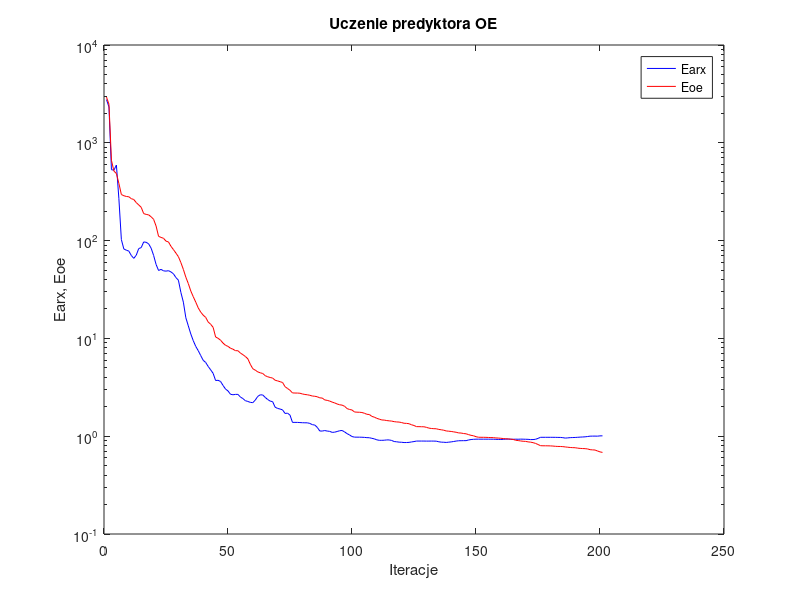
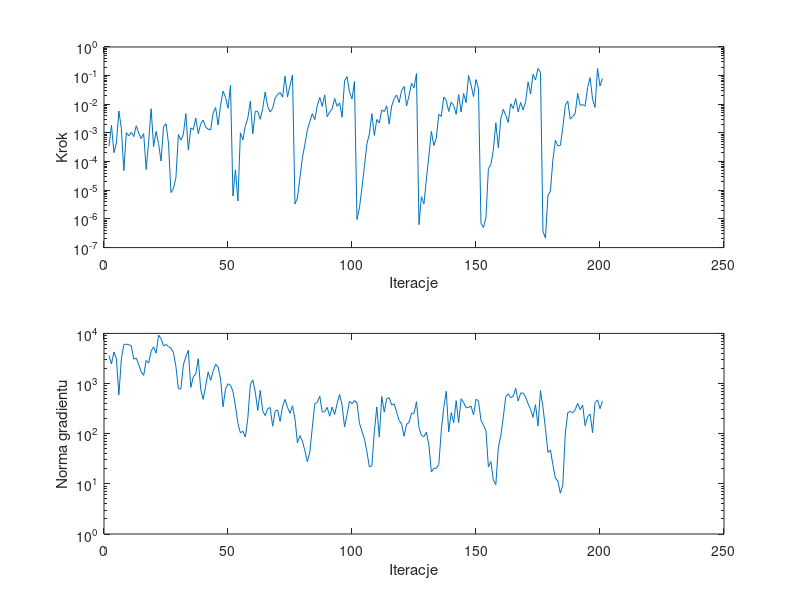

Source code (MATLAB) for these figures, in order:
%uczenie predyktora oe
clear all;
n=0; farx(n+1)=2.767459e+003; foe(n+1)=2.936085e+003; wspucz(n+1)=0.000000e+000; ng(n+1)=0.000000e+000;
%odnowa zmiennej metryki
n=1; farx(n+1)=2.323360e+003; foe(n+1)=2.480825e+003; krok(n+1)=3.473499e-004; ng(n+1)=3.625533e+003;
n=2; farx(n+1)=5.311806e+002; foe(n+1)=6.622408e+002; krok(n+1)=1.857915e-003; ng(n+1)=2.467828e+003;
n=3; farx(n+1)=5.247671e+002; foe(n+1)=5.136307e+002; krok(n+1)=2.044712e-004; ng(n+1)=4.275007e+003;
n=4; farx(n+1)=5.921506e+002; foe(n+1)=4.851967e+002; krok(n+1)=4.430569e-004; ng(n+1)=3.097243e+003;
n=5; farx(n+1)=2.683275e+002; foe(n+1)=3.845136e+002; krok(n+1)=5.829556e-003; ng(n+1)=5.948774e+002;
n=6; farx(n+1)=1.024988e+002; foe(n+1)=2.960364e+002; krok(n+1)=1.427772e-003; ng(n+1)=3.121447e+003;
n=7; farx(n+1)=8.208257e+001; foe(n+1)=2.876592e+002; krok(n+1)=4.856864e-005; ng(n+1)=6.000555e+003;
n=8; farx(n+1)=7.983960e+001; foe(n+1)=2.826892e+002; krok(n+1)=1.028111e-003; ng(n+1)=6.096428e+003;
n=9; farx(n+1)=7.810085e+001; foe(n+1)=2.807687e+002; krok(n+1)=7.937301e-004; ng(n+1)=5.946980e+003;
n=10; farx(n+1)=7.054609e+001; foe(n+1)=2.684763e+002; krok(n+1)=1.055436e-003; ng(n+1)=5.612835e+003;
n=11; farx(n+1)=6.582895e+001; foe(n+1)=2.631233e+002; krok(n+1)=7.477779e-004; ng(n+1)=3.055215e+003;
n=12; farx(n+1)=7.085793e+001; foe(n+1)=2.448857e+002; krok(n+1)=1.772228e-003; ng(n+1)=3.237135e+003;
n=13; farx(n+1)=8.293860e+001; foe(n+1)=2.315120e+002; krok(n+1)=9.776891e-004; ng(n+1)=2.404322e+003;
n=14; farx(n+1)=8.474955e+001; foe(n+1)=2.190614e+002; krok(n+1)=6.384605e-004; ng(n+1)=1.702778e+003;
n=15; farx(n+1)=9.688472e+001; foe(n+1)=1.888057e+002; krok(n+1)=9.497806e-004; ng(n+1)=1.455433e+003;
n=16; farx(n+1)=9.610502e+001; foe(n+1)=1.853590e+002; krok(n+1)=5.285018e-005; ng(n+1)=2.898552e+003;
n=17; farx(n+1)=9.269466e+001; foe(n+1)=1.832667e+002; krok(n+1)=4.895958e-004; ng(n+1)=2.556581e+003;
n=18; farx(n+1)=8.367908e+001; foe(n+1)=1.751923e+002; krok(n+1)=7.032104e-003; ng(n+1)=4.411454e+003;
n=19; farx(n+1)=7.061929e+001; foe(n+1)=1.650671e+002; krok(n+1)=3.325065e-004; ng(n+1)=5.370255e+003;
n=20; farx(n+1)=5.705579e+001; foe(n+1)=1.408833e+002; krok(n+1)=1.134788e-003; ng(n+1)=4.034992e+003;
n=21; farx(n+1)=4.949835e+001; foe(n+1)=1.105456e+002; krok(n+1)=4.228014e-004; ng(n+1)=9.266502e+003;
n=22; farx(n+1)=5.079469e+001; foe(n+1)=1.078047e+002; krok(n+1)=1.042068e-004; ng(n+1)=7.844060e+003;
n=23; farx(n+1)=4.908764e+001; foe(n+1)=1.056038e+002; krok(n+1)=1.636281e-003; ng(n+1)=5.605433e+003;
n=24; farx(n+1)=4.872617e+001; foe(n+1)=9.873237e+001; krok(n+1)=2.095809e-003; ng(n+1)=6.019803e+003;
n=25; farx(n+1)=4.926007e+001; foe(n+1)=9.692128e+001; krok(n+1)=4.449379e-004; ng(n+1)=5.420393e+003;
%odnowa zmiennej metryki
n=26; farx(n+1)=4.781635e+001; foe(n+1)=8.738460e+001; krok(n+1)=8.316918e-006; ng(n+1)=5.076498e+003;
n=27; farx(n+1)=4.578153e+001; foe(n+1)=8.093633e+001; krok(n+1)=1.153689e-005; ng(n+1)=4.125324e+003;
n=28; farx(n+1)=4.188092e+001; foe(n+1)=7.451137e+001; krok(n+1)=2.780862e-005; ng(n+1)=2.178281e+003;
n=29; farx(n+1)=3.937879e+001; foe(n+1)=6.852073e+001; krok(n+1)=8.861138e-004; ng(n+1)=7.848769e+002;
n=30; farx(n+1)=2.952205e+001; foe(n+1)=5.955650e+001; krok(n+1)=5.676782e-004; ng(n+1)=7.755848e+002;
n=31; farx(n+1)=2.347528e+001; foe(n+1)=5.075302e+001; krok(n+1)=8.989595e-004; ng(n+1)=2.343039e+003;
n=32; farx(n+1)=1.625483e+001; foe(n+1)=4.223153e+001; krok(n+1)=4.723705e-003; ng(n+1)=3.416844e+003;
n=33; farx(n+1)=1.342288e+001; foe(n+1)=3.634395e+001; krok(n+1)=2.516773e-004; ng(n+1)=4.593217e+003;
n=34; farx(n+1)=1.109425e+001; foe(n+1)=3.050326e+001; krok(n+1)=1.499941e-003; ng(n+1)=8.356352e+002;
n=35; farx(n+1)=9.469370e+000; foe(n+1)=2.667262e+001; krok(n+1)=1.301857e-003; ng(n+1)=1.365930e+003;
n=36; farx(n+1)=8.278946e+000; foe(n+1)=2.346652e+001; krok(n+1)=3.303815e-003; ng(n+1)=1.554991e+003;
n=37; farx(n+1)=7.490882e+000; foe(n+1)=2.050907e+001; krok(n+1)=9.511937e-004; ng(n+1)=3.120236e+003;
n=38; farx(n+1)=6.673415e+000; foe(n+1)=1.857221e+001; krok(n+1)=2.075244e-003; ng(n+1)=7.647179e+002;
n=39; farx(n+1)=5.969192e+000; foe(n+1)=1.728548e+001; krok(n+1)=2.827499e-003; ng(n+1)=4.837152e+002;
n=40; farx(n+1)=5.677623e+000; foe(n+1)=1.640379e+001; krok(n+1)=1.581052e-003; ng(n+1)=8.870536e+002;
n=41; farx(n+1)=5.170309e+000; foe(n+1)=1.472043e+001; krok(n+1)=1.371344e-003; ng(n+1)=1.713465e+003;
n=42; farx(n+1)=4.774577e+000; foe(n+1)=1.395634e+001; krok(n+1)=1.265711e-003; ng(n+1)=1.160738e+003;
n=43; farx(n+1)=4.393616e+000; foe(n+1)=1.297276e+001; krok(n+1)=4.960560e-003; ng(n+1)=1.757773e+003;
n=44; farx(n+1)=3.711378e+000; foe(n+1)=1.034372e+001; krok(n+1)=7.737158e-003; ng(n+1)=2.415797e+003;
n=45; farx(n+1)=3.729151e+000; foe(n+1)=1.002473e+001; krok(n+1)=1.896397e-003; ng(n+1)=2.154074e+003;
n=46; farx(n+1)=3.626766e+000; foe(n+1)=9.585789e+000; krok(n+1)=9.150227e-003; ng(n+1)=1.231534e+003;
n=47; farx(n+1)=3.303242e+000; foe(n+1)=8.952530e+000; krok(n+1)=2.876644e-002; ng(n+1)=3.440394e+002;
n=48; farx(n+1)=3.034255e+000; foe(n+1)=8.502148e+000; krok(n+1)=1.750226e-002; ng(n+1)=7.846126e+002;
n=49; farx(n+1)=2.901636e+000; foe(n+1)=8.289363e+000; krok(n+1)=7.251821e-003; ng(n+1)=9.880921e+002;
n=50; farx(n+1)=2.684193e+000; foe(n+1)=7.932027e+000; krok(n+1)=4.568872e-002; ng(n+1)=9.330582e+002;
%odnowa zmiennej metryki
n=51; farx(n+1)=2.651700e+000; foe(n+1)=7.758957e+000; krok(n+1)=6.300294e-006; ng(n+1)=6.903295e+002;
n=52; farx(n+1)=2.676401e+000; foe(n+1)=7.490019e+000; krok(n+1)=5.162212e-005; ng(n+1)=3.562751e+002;
n=53; farx(n+1)=2.675936e+000; foe(n+1)=7.483746e+000; krok(n+1)=4.250599e-006; ng(n+1)=1.608349e+002;
n=54; farx(n+1)=2.515719e+000; foe(n+1)=7.082114e+000; krok(n+1)=1.013887e-003; ng(n+1)=1.036928e+002;
n=55; farx(n+1)=2.425292e+000; foe(n+1)=6.818262e+000; krok(n+1)=5.683150e-004; ng(n+1)=1.121149e+002;
n=56; farx(n+1)=2.307437e+000; foe(n+1)=6.531220e+000; krok(n+1)=1.790661e-003; ng(n+1)=8.555551e+001;
n=57; farx(n+1)=2.266071e+000; foe(n+1)=6.183283e+000; krok(n+1)=3.303815e-003; ng(n+1)=2.067730e+002;
n=58; farx(n+1)=2.218636e+000; foe(n+1)=5.436710e+000; krok(n+1)=1.282772e-002; ng(n+1)=9.468461e+002;
n=59; farx(n+1)=2.202622e+000; foe(n+1)=4.894388e+000; krok(n+1)=9.378752e-004; ng(n+1)=1.183273e+003;
n=60; farx(n+1)=2.341788e+000; foe(n+1)=4.736266e+000; krok(n+1)=5.711898e-003; ng(n+1)=6.766165e+002;
n=61; farx(n+1)=2.553777e+000; foe(n+1)=4.545712e+000; krok(n+1)=5.608324e-003; ng(n+1)=2.903918e+002;
n=62; farx(n+1)=2.648888e+000; foe(n+1)=4.448999e+000; krok(n+1)=2.999882e-003; ng(n+1)=7.322068e+002;
n=63; farx(n+1)=2.641770e+000; foe(n+1)=4.378618e+000; krok(n+1)=7.164989e-003; ng(n+1)=2.839739e+002;
n=64; farx(n+1)=2.492942e+000; foe(n+1)=4.158880e+000; krok(n+1)=2.702970e-002; ng(n+1)=2.297117e+002;
n=65; farx(n+1)=2.373331e+000; foe(n+1)=4.053598e+000; krok(n+1)=8.323975e-003; ng(n+1)=3.148483e+002;
n=66; farx(n+1)=2.285706e+000; foe(n+1)=3.984113e+000; krok(n+1)=5.355898e-003; ng(n+1)=3.322986e+002;
n=67; farx(n+1)=2.254732e+000; foe(n+1)=3.930947e+000; krok(n+1)=7.191676e-003; ng(n+1)=1.411670e+002;
n=68; farx(n+1)=1.979387e+000; foe(n+1)=3.732522e+000; krok(n+1)=1.638172e-002; ng(n+1)=2.821008e+002;
n=69; farx(n+1)=1.923221e+000; foe(n+1)=3.677387e+000; krok(n+1)=2.219272e-002; ng(n+1)=2.971382e+002;
n=70; farx(n+1)=1.896304e+000; foe(n+1)=3.608509e+000; krok(n+1)=2.570124e-002; ng(n+1)=1.760654e+002;
n=71; farx(n+1)=1.858883e+000; foe(n+1)=3.541699e+000; krok(n+1)=1.773103e-002; ng(n+1)=3.495511e+002;
n=72; farx(n+1)=1.708655e+000; foe(n+1)=3.209274e+000; krok(n+1)=9.571557e-002; ng(n+1)=4.842436e+002;
n=73; farx(n+1)=1.720717e+000; foe(n+1)=3.076192e+000; krok(n+1)=1.785641e-002; ng(n+1)=3.337927e+002;
n=74; farx(n+1)=1.642530e+000; foe(n+1)=2.947862e+000; krok(n+1)=4.568872e-002; ng(n+1)=2.543221e+002;
n=75; farx(n+1)=1.384376e+000; foe(n+1)=2.771317e+000; krok(n+1)=1.057221e-001; ng(n+1)=3.606890e+002;
%odnowa zmiennej metryki
n=76; farx(n+1)=1.384710e+000; foe(n+1)=2.763208e+000; krok(n+1)=3.361586e-006; ng(n+1)=1.981940e+002;
n=77; farx(n+1)=1.383954e+000; foe(n+1)=2.761742e+000; krok(n+1)=5.386485e-006; ng(n+1)=6.539311e+001;
n=78; farx(n+1)=1.378722e+000; foe(n+1)=2.750056e+000; krok(n+1)=2.692622e-005; ng(n+1)=9.173285e+001;
n=79; farx(n+1)=1.373654e+000; foe(n+1)=2.704061e+000; krok(n+1)=1.351245e-004; ng(n+1)=7.069083e+001;
n=80; farx(n+1)=1.371255e+000; foe(n+1)=2.670461e+000; krok(n+1)=4.017841e-004; ng(n+1)=4.583924e+001;
n=81; farx(n+1)=1.370393e+000; foe(n+1)=2.652512e+000; krok(n+1)=1.259664e-003; ng(n+1)=2.744743e+001;
n=82; farx(n+1)=1.351352e+000; foe(n+1)=2.620291e+000; krok(n+1)=2.519327e-003; ng(n+1)=4.367019e+001;
n=83; farx(n+1)=1.312504e+000; foe(n+1)=2.576230e+000; krok(n+1)=4.702595e-003; ng(n+1)=1.324624e+002;
n=84; farx(n+1)=1.299873e+000; foe(n+1)=2.560117e+000; krok(n+1)=2.926191e-003; ng(n+1)=4.005274e+002;
n=85; farx(n+1)=1.230700e+000; foe(n+1)=2.531435e+000; krok(n+1)=9.041785e-003; ng(n+1)=4.173739e+002;
n=86; farx(n+1)=1.130934e+000; foe(n+1)=2.467359e+000; krok(n+1)=1.740861e-002; ng(n+1)=5.616178e+002;
n=87; farx(n+1)=1.128379e+000; foe(n+1)=2.455206e+000; krok(n+1)=8.486623e-003; ng(n+1)=2.704692e+002;
n=88; farx(n+1)=1.142677e+000; foe(n+1)=2.350272e+000; krok(n+1)=2.128042e-002; ng(n+1)=2.751451e+002;
n=89; farx(n+1)=1.128699e+000; foe(n+1)=2.324553e+000; krok(n+1)=3.683227e-003; ng(n+1)=3.353295e+002;
n=90; farx(n+1)=1.120860e+000; foe(n+1)=2.286231e+000; krok(n+1)=5.368339e-003; ng(n+1)=2.230429e+002;
n=91; farx(n+1)=1.094713e+000; foe(n+1)=2.232202e+000; krok(n+1)=6.971205e-003; ng(n+1)=3.383295e+002;
n=92; farx(n+1)=1.099384e+000; foe(n+1)=2.189314e+000; krok(n+1)=1.611092e-002; ng(n+1)=2.411527e+002;
n=93; farx(n+1)=1.117036e+000; foe(n+1)=2.136120e+000; krok(n+1)=8.442897e-003; ng(n+1)=3.996334e+002;
n=94; farx(n+1)=1.136806e+000; foe(n+1)=2.095930e+000; krok(n+1)=1.121678e-002; ng(n+1)=6.048839e+002;
n=95; farx(n+1)=1.144391e+000; foe(n+1)=2.079260e+000; krok(n+1)=3.544455e-003; ng(n+1)=3.730185e+002;
n=96; farx(n+1)=1.106713e+000; foe(n+1)=2.023582e+000; krok(n+1)=6.552688e-002; ng(n+1)=1.369360e+002;
n=97; farx(n+1)=1.062829e+000; foe(n+1)=1.916368e+000; krok(n+1)=9.349969e-002; ng(n+1)=2.400470e+002;
n=98; farx(n+1)=1.030125e+000; foe(n+1)=1.876541e+000; krok(n+1)=2.633285e-002; ng(n+1)=4.453015e+002;
n=99; farx(n+1)=9.921615e-001; foe(n+1)=1.853652e+000; krok(n+1)=1.533171e-002; ng(n+1)=3.968447e+002;
n=100; farx(n+1)=9.783144e-001; foe(n+1)=1.769198e+000; krok(n+1)=6.260022e-002; ng(n+1)=4.584462e+002;
%odnowa zmiennej metryki
n=101; farx(n+1)=9.777936e-001; foe(n+1)=1.760762e+000; krok(n+1)=9.562419e-007; ng(n+1)=4.101743e+002;
n=102; farx(n+1)=9.773217e-001; foe(n+1)=1.757174e+000; krok(n+1)=2.441629e-006; ng(n+1)=1.620196e+002;
n=103; farx(n+1)=9.757670e-001; foe(n+1)=1.747117e+000; krok(n+1)=1.191521e-005; ng(n+1)=1.122591e+002;
n=104; farx(n+1)=9.726003e-001; foe(n+1)=1.716698e+000; krok(n+1)=6.772877e-005; ng(n+1)=7.940606e+001;
n=105; farx(n+1)=9.665257e-001; foe(n+1)=1.675176e+000; krok(n+1)=4.129769e-004; ng(n+1)=4.371851e+001;
n=106; farx(n+1)=9.648550e-001; foe(n+1)=1.666400e+000; krok(n+1)=9.053002e-004; ng(n+1)=2.175203e+001;
n=107; farx(n+1)=9.512704e-001; foe(n+1)=1.595465e+000; krok(n+1)=4.747676e-003; ng(n+1)=2.299996e+001;
n=108; farx(n+1)=9.391366e-001; foe(n+1)=1.565690e+000; krok(n+1)=8.229017e-004; ng(n+1)=1.091920e+002;
n=109; farx(n+1)=9.183235e-001; foe(n+1)=1.523160e+000; krok(n+1)=2.957629e-003; ng(n+1)=3.410645e+002;
n=110; farx(n+1)=9.078592e-001; foe(n+1)=1.494345e+000; krok(n+1)=2.222834e-003; ng(n+1)=8.569154e+001;
n=111; farx(n+1)=9.076949e-001; foe(n+1)=1.466086e+000; krok(n+1)=6.380132e-003; ng(n+1)=5.511083e+002;
n=112; farx(n+1)=9.097529e-001; foe(n+1)=1.461415e+000; krok(n+1)=5.548179e-003; ng(n+1)=2.697808e+002;
n=113; farx(n+1)=9.163486e-001; foe(n+1)=1.445284e+000; krok(n+1)=8.839546e-003; ng(n+1)=5.019516e+002;
n=114; farx(n+1)=9.158623e-001; foe(n+1)=1.435571e+000; krok(n+1)=2.032216e-003; ng(n+1)=5.214647e+002;
n=115; farx(n+1)=9.047394e-001; foe(n+1)=1.427543e+000; krok(n+1)=8.682561e-003; ng(n+1)=3.720152e+002;
n=116; farx(n+1)=8.822148e-001; foe(n+1)=1.408627e+000; krok(n+1)=1.586357e-002; ng(n+1)=3.957846e+002;
n=117; farx(n+1)=8.767197e-001; foe(n+1)=1.399101e+000; krok(n+1)=2.113019e-002; ng(n+1)=2.698105e+002;
n=118; farx(n+1)=8.695439e-001; foe(n+1)=1.394547e+000; krok(n+1)=1.140023e-002; ng(n+1)=1.821405e+002;
n=119; farx(n+1)=8.668820e-001; foe(n+1)=1.378894e+000; krok(n+1)=3.076926e-002; ng(n+1)=1.552419e+002;
n=120; farx(n+1)=8.614092e-001; foe(n+1)=1.356227e+000; krok(n+1)=4.158324e-002; ng(n+1)=8.907430e+001;
n=121; farx(n+1)=8.619009e-001; foe(n+1)=1.352442e+000; krok(n+1)=8.744518e-003; ng(n+1)=1.529570e+002;
n=122; farx(n+1)=8.646035e-001; foe(n+1)=1.341358e+000; krok(n+1)=2.000182e-002; ng(n+1)=1.686855e+002;
n=123; farx(n+1)=8.735831e-001; foe(n+1)=1.309060e+000; krok(n+1)=5.405940e-002; ng(n+1)=2.541588e+002;
n=124; farx(n+1)=8.815396e-001; foe(n+1)=1.286781e+000; krok(n+1)=3.731451e-002; ng(n+1)=2.553534e+002;
n=125; farx(n+1)=8.920277e-001; foe(n+1)=1.252794e+000; krok(n+1)=1.181740e-001; ng(n+1)=4.324863e+002;
%odnowa zmiennej metryki
n=126; farx(n+1)=8.920628e-001; foe(n+1)=1.252227e+000; krok(n+1)=6.310166e-007; ng(n+1)=1.330087e+002;
n=127; farx(n+1)=8.920765e-001; foe(n+1)=1.249638e+000; krok(n+1)=5.980482e-006; ng(n+1)=9.237294e+001;
n=128; farx(n+1)=8.919166e-001; foe(n+1)=1.248448e+000; krok(n+1)=3.328396e-006; ng(n+1)=8.741510e+001;
n=129; farx(n+1)=8.909382e-001; foe(n+1)=1.232100e+000; krok(n+1)=2.490114e-005; ng(n+1)=1.069681e+002;
n=130; farx(n+1)=8.911271e-001; foe(n+1)=1.209764e+000; krok(n+1)=1.574580e-004; ng(n+1)=5.890433e+001;
n=131; farx(n+1)=8.918049e-001; foe(n+1)=1.199520e+000; krok(n+1)=1.134788e-003; ng(n+1)=1.728732e+001;
n=132; farx(n+1)=8.911728e-001; foe(n+1)=1.193688e+000; krok(n+1)=3.624433e-004; ng(n+1)=2.049819e+001;
n=133; farx(n+1)=8.895830e-001; foe(n+1)=1.191336e+000; krok(n+1)=6.650130e-004; ng(n+1)=2.041692e+001;
n=134; farx(n+1)=8.769867e-001; foe(n+1)=1.172704e+000; krok(n+1)=4.494346e-003; ng(n+1)=2.426507e+001;
n=135; farx(n+1)=8.694009e-001; foe(n+1)=1.163661e+000; krok(n+1)=3.818612e-003; ng(n+1)=1.145350e+002;
n=136; farx(n+1)=8.673583e-001; foe(n+1)=1.151304e+000; krok(n+1)=1.803262e-002; ng(n+1)=3.336121e+002;
n=137; farx(n+1)=8.634845e-001; foe(n+1)=1.131845e+000; krok(n+1)=1.360047e-002; ng(n+1)=7.031027e+002;
n=138; farx(n+1)=8.691493e-001; foe(n+1)=1.124830e+000; krok(n+1)=5.608389e-003; ng(n+1)=1.078673e+002;
n=139; farx(n+1)=8.745930e-001; foe(n+1)=1.118240e+000; krok(n+1)=1.196341e-002; ng(n+1)=2.622494e+002;
n=140; farx(n+1)=8.830838e-001; foe(n+1)=1.107468e+000; krok(n+1)=8.963267e-003; ng(n+1)=1.654581e+002;
n=141; farx(n+1)=8.917090e-001; foe(n+1)=1.097011e+000; krok(n+1)=4.498477e-003; ng(n+1)=4.550768e+002;
n=142; farx(n+1)=8.986687e-001; foe(n+1)=1.080447e+000; krok(n+1)=2.194150e-002; ng(n+1)=1.662125e+002;
n=143; farx(n+1)=8.993056e-001; foe(n+1)=1.077442e+000; krok(n+1)=5.381741e-003; ng(n+1)=4.975460e+002;
n=144; farx(n+1)=9.004737e-001; foe(n+1)=1.064981e+000; krok(n+1)=2.378798e-002; ng(n+1)=4.165317e+002;
n=145; farx(n+1)=9.007225e-001; foe(n+1)=1.058449e+000; krok(n+1)=1.142218e-002; ng(n+1)=3.298008e+002;
n=146; farx(n+1)=9.151798e-001; foe(n+1)=1.038075e+000; krok(n+1)=1.019433e-001; ng(n+1)=3.337286e+002;
n=147; farx(n+1)=9.247690e-001; foe(n+1)=1.020517e+000; krok(n+1)=4.757597e-002; ng(n+1)=3.561591e+002;
n=148; farx(n+1)=9.295990e-001; foe(n+1)=1.010072e+000; krok(n+1)=1.849935e-002; ng(n+1)=2.370957e+002;
n=149; farx(n+1)=9.328410e-001; foe(n+1)=9.884110e-001; krok(n+1)=7.274432e-002; ng(n+1)=4.848316e+002;
n=150; farx(n+1)=9.326434e-001; foe(n+1)=9.758316e-001; krok(n+1)=3.550149e-002; ng(n+1)=4.530022e+002;
%odnowa zmiennej metryki
n=151; farx(n+1)=9.326608e-001; foe(n+1)=9.747810e-001; krok(n+1)=7.056750e-007; ng(n+1)=1.847980e+002;
n=152; farx(n+1)=9.326741e-001; foe(n+1)=9.742163e-001; krok(n+1)=5.006386e-007; ng(n+1)=1.480197e+002;
n=153; farx(n+1)=9.326049e-001; foe(n+1)=9.733827e-001; krok(n+1)=1.086355e-006; ng(n+1)=1.156198e+002;
n=154; farx(n+1)=9.324852e-001; foe(n+1)=9.708388e-001; krok(n+1)=5.720244e-005; ng(n+1)=2.190083e+001;
n=155; farx(n+1)=9.320270e-001; foe(n+1)=9.682580e-001; krok(n+1)=7.813213e-005; ng(n+1)=2.784027e+001;
n=156; farx(n+1)=9.317249e-001; foe(n+1)=9.669105e-001; krok(n+1)=2.647908e-004; ng(n+1)=1.183619e+001;
n=157; farx(n+1)=9.285575e-001; foe(n+1)=9.601409e-001; krok(n+1)=2.260446e-003; ng(n+1)=9.605747e+000;
n=158; farx(n+1)=9.271082e-001; foe(n+1)=9.576771e-001; krok(n+1)=3.057861e-004; ng(n+1)=5.347111e+001;
n=159; farx(n+1)=9.256633e-001; foe(n+1)=9.524049e-001; krok(n+1)=3.212655e-003; ng(n+1)=9.074427e+001;
n=160; farx(n+1)=9.284456e-001; foe(n+1)=9.461228e-001; krok(n+1)=6.669234e-003; ng(n+1)=2.156929e+002;
n=161; farx(n+1)=9.333364e-001; foe(n+1)=9.411848e-001; krok(n+1)=4.096666e-003; ng(n+1)=5.446343e+002;
n=162; farx(n+1)=9.347520e-001; foe(n+1)=9.377755e-001; krok(n+1)=2.337021e-003; ng(n+1)=6.234526e+002;
n=163; farx(n+1)=9.306998e-001; foe(n+1)=9.328848e-001; krok(n+1)=1.048565e-002; ng(n+1)=5.209192e+002;
n=164; farx(n+1)=9.304357e-001; foe(n+1)=9.267519e-001; krok(n+1)=7.117955e-003; ng(n+1)=5.597747e+002;
n=165; farx(n+1)=9.323475e-001; foe(n+1)=9.086295e-001; krok(n+1)=1.586747e-002; ng(n+1)=8.009345e+002;
n=166; farx(n+1)=9.308389e-001; foe(n+1)=9.023426e-001; krok(n+1)=5.433546e-003; ng(n+1)=4.476042e+002;
n=167; farx(n+1)=9.336625e-001; foe(n+1)=8.940929e-001; krok(n+1)=1.160327e-002; ng(n+1)=6.471772e+002;
n=168; farx(n+1)=9.323714e-001; foe(n+1)=8.878954e-001; krok(n+1)=6.374691e-003; ng(n+1)=6.445976e+002;
n=169; farx(n+1)=9.305433e-001; foe(n+1)=8.851687e-001; krok(n+1)=1.226253e-002; ng(n+1)=5.415159e+002;
n=170; farx(n+1)=9.288337e-001; foe(n+1)=8.748601e-001; krok(n+1)=6.073322e-002; ng(n+1)=3.949169e+002;
n=171; farx(n+1)=9.234435e-001; foe(n+1)=8.692859e-001; krok(n+1)=2.272818e-002; ng(n+1)=3.057024e+002;
n=172; farx(n+1)=9.242658e-001; foe(n+1)=8.591588e-001; krok(n+1)=1.112054e-001; ng(n+1)=2.118391e+002;
n=173; farx(n+1)=9.298166e-001; foe(n+1)=8.439799e-001; krok(n+1)=7.045190e-002; ng(n+1)=3.800186e+002;
n=174; farx(n+1)=9.494700e-001; foe(n+1)=8.227423e-001; krok(n+1)=1.800875e-001; ng(n+1)=1.425575e+002;
n=175; farx(n+1)=9.744859e-001; foe(n+1)=8.000658e-001; krok(n+1)=1.284644e-001; ng(n+1)=7.273411e+002;
%odnowa zmiennej metryki
n=176; farx(n+1)=9.745304e-001; foe(n+1)=7.981116e-001; krok(n+1)=3.629435e-007; ng(n+1)=3.353718e+002;
n=177; farx(n+1)=9.745305e-001; foe(n+1)=7.979002e-001; krok(n+1)=2.153624e-007; ng(n+1)=1.272591e+002;
n=178; farx(n+1)=9.745191e-001; foe(n+1)=7.972928e-001; krok(n+1)=6.608572e-006; ng(n+1)=4.238403e+001;
n=179; farx(n+1)=9.744370e-001; foe(n+1)=7.958927e-001; krok(n+1)=9.375707e-006; ng(n+1)=4.736684e+001;
n=180; farx(n+1)=9.742412e-001; foe(n+1)=7.930020e-001; krok(n+1)=1.133097e-004; ng(n+1)=2.402900e+001;
n=181; farx(n+1)=9.735824e-001; foe(n+1)=7.884843e-001; krok(n+1)=5.562136e-004; ng(n+1)=1.303062e+001;
n=182; farx(n+1)=9.721998e-001; foe(n+1)=7.857613e-001; krok(n+1)=3.517334e-004; ng(n+1)=1.141676e+001;
n=183; farx(n+1)=9.716123e-001; foe(n+1)=7.852400e-001; krok(n+1)=3.652332e-004; ng(n+1)=6.516958e+000;
n=184; farx(n+1)=9.665132e-001; foe(n+1)=7.824074e-001; krok(n+1)=1.525147e-003; ng(n+1)=9.465934e+000;
n=185; farx(n+1)=9.564798e-001; foe(n+1)=7.767226e-001; krok(n+1)=9.248075e-003; ng(n+1)=9.891292e+001;
n=186; farx(n+1)=9.613902e-001; foe(n+1)=7.713662e-001; krok(n+1)=1.296098e-002; ng(n+1)=2.632687e+002;
n=187; farx(n+1)=9.668772e-001; foe(n+1)=7.667292e-001; krok(n+1)=3.021288e-003; ng(n+1)=2.788319e+002;
n=188; farx(n+1)=9.688414e-001; foe(n+1)=7.640547e-001; krok(n+1)=3.751501e-003; ng(n+1)=2.595398e+002;
n=189; farx(n+1)=9.709122e-001; foe(n+1)=7.624672e-001; krok(n+1)=4.751121e-003; ng(n+1)=3.014096e+002;
n=190; farx(n+1)=9.746478e-001; foe(n+1)=7.549382e-001; krok(n+1)=2.418485e-002; ng(n+1)=4.027818e+002;
n=191; farx(n+1)=9.787956e-001; foe(n+1)=7.503726e-001; krok(n+1)=9.195867e-003; ng(n+1)=3.021117e+002;
n=192; farx(n+1)=9.819195e-001; foe(n+1)=7.479252e-001; krok(n+1)=9.767882e-003; ng(n+1)=3.732887e+002;
n=193; farx(n+1)=9.854368e-001; foe(n+1)=7.459515e-001; krok(n+1)=8.625805e-003; ng(n+1)=1.441046e+002;
n=194; farx(n+1)=9.927348e-001; foe(n+1)=7.408327e-001; krok(n+1)=3.879553e-002; ng(n+1)=2.170232e+002;
n=195; farx(n+1)=1.001283e+000; foe(n+1)=7.283865e-001; krok(n+1)=8.512166e-002; ng(n+1)=2.479445e+002;
n=196; farx(n+1)=1.001878e+000; foe(n+1)=7.248748e-001; krok(n+1)=1.525498e-002; ng(n+1)=1.047591e+002;
n=197; farx(n+1)=1.002574e+000; foe(n+1)=7.223567e-001; krok(n+1)=7.805422e-003; ng(n+1)=4.201295e+002;
n=198; farx(n+1)=1.000848e+000; foe(n+1)=7.061245e-001; krok(n+1)=1.775417e-001; ng(n+1)=4.719841e+002;
n=199; farx(n+1)=1.008010e+000; foe(n+1)=6.913273e-001; krok(n+1)=4.346837e-002; ng(n+1)=3.150776e+002;
n=200; farx(n+1)=1.008775e+000; foe(n+1)=6.828543e-001; krok(n+1)=7.951813e-002; ng(n+1)=4.468469e+002;

figure; semilogy(farx,'b'); hold on; semilogy(foe,'r'); xlabel('Iteracje'); ylabel('Earx, Eoe'); legend('Earx','Eoe'); title('Uczenie predyktora OE');
figure; subplot(2,1,1); semilogy(krok); xlabel('Iteracje'); ylabel('Krok');
subplot(2,1,2); semilogy(ng); xlabel('Iteracje'); ylabel('Norma gradientu');
Earx=farx(n+1)
Eoe=foe(n+1)
